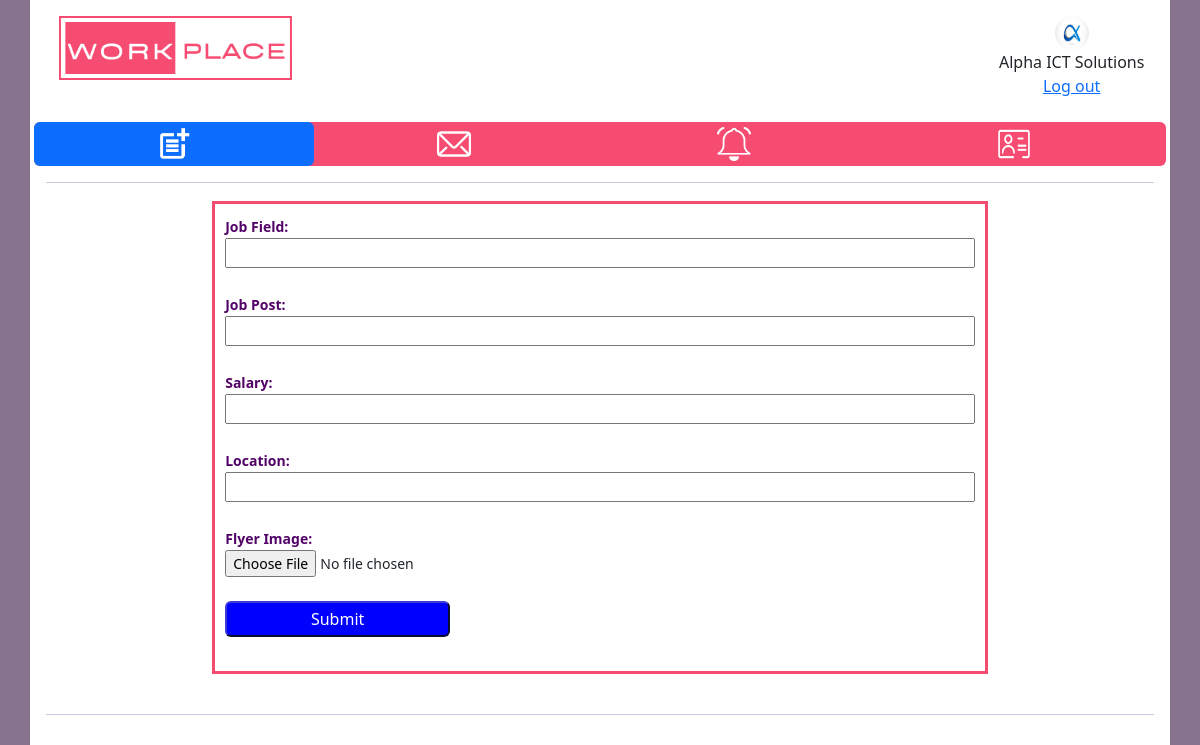
Page /addpost/01ca3045d3044f51b955e11f01f4c2c0/ on the committed database.
### WorkplaceApp/models.py (models this page shows)
class companyDataTable(models.Model):
    comid = models.UUIDField(default=uuid.uuid4, primary_key=True, editable=False, unique=True)
    companyname = models.CharField(max_length=100)
    comregno = models.CharField(max_length=500)
    address = models.TextField(blank=True, null=True)
    email = models.CharField(max_length=200)
    tel = models.CharField(max_length=50)
    preffield = models.CharField(max_length=300)
    linkedin = models.CharField(blank=True, null=True, max_length=1000)
    createtimestamp = models.DateTimeField(auto_now_add=True)
    updatetimestamp = models.DateTimeField(auto_now_add=True)
    profilepic = models.ImageField(null=True, blank=True)
    username = models.CharField(unique=True, max_length=200)
    password = models.CharField(max_length=100)

### WorkplaceApp/views.py (the view, shortened to what this page needs)
# urls.py: path('addpost/<str:comid>/', views.comaddpost, name="addpost"),
def comaddpost(request,comid):
    comdb = companyDataTable.objects.get(comid=comid)
    return render(request, "company/comaddpost.html",{'comdb':comdb})

### template/company/comaddpost.html (shortened to what this page needs)
<!DOCTYPE html>
<html>
<head>
	{% load static %}
	<link href="https://cdn.jsdelivr.net/npm/bootstrap@5.2.3/dist/css/bootstrap.min.css" rel="stylesheet">
  	<link href="{% static 'css/style.css' %} " rel="stylesheet">
</head>
<body style="background-color: #88738E;">
		<div class="container p-3" style="background-color: #ffffff;">
			<div class="row header">
				<div class="col-3 col-sm-3">
				<img src="{% static 'images/WorkplaceIcon.png' %}" alt="Company Logo" style=" height: 64px; width: auto;" class="companyLogo">
				</div>
				<div class="col-7 col-sm-7">
				</div>
				<div class="col-2 col-sm-2">
				<img src="{{comdb.profilepic.url}}" alt="User Icon" style="width: 34px; height: 34px;" class="usericon rounded-pill "><br>{{comdb.companyname}}<br><a href="{% url 'logout' %}">Log out</a>
				</div>
			</div>
			<br>
			<div class="row sticky">
			  <ul class="nav nav-pills nav-justified navbarclr">
			    <li class="nav-item">
			      <a class="nav-link active" href="{% url 'addpost' comdb.comid %}"> <img src="{% static 'images/icon/addpost.png' %}" alt="Add Posts" style="width: 34px; height: 34px;" class="btnicon"> </a>
			    </li>
			    <li class="nav-item">
			      <a class="nav-link" href="{% url 'commsg' comdb.comid %}"><img src="{% static 'images/icon/msgwhite.png' %}" alt="Messages" style="width: 34px; height: 34px;" class="btnicon"></a>
			    </li>
			    <li class="nav-item">
			      <a class="nav-link" href="{% url 'ComNotifications' comdb.comid %}"><img src="{% static 'images/icon/notificationwhite.png' %}" alt="Notifications" style="width: 34px; height: 34px;" class="btnicon"></a>
			    </li>
			    <li class="nav-item">
			      <a class="nav-link" href="{% url 'mypost' comdb.comid %}"><img src="{% static 'images/icon/mypost.png' %}" alt="My Posts" style="width: 34px; height: 34px;" class="btnicon"></a>
			    </li>
			  </ul>
			</div>
			<hr style="color:#242582; height:3px;">
            <div class="addpost">
                <form action="" method="POST" enctype="multipart/form-data">
                      <label for="jobfield" class="addpostlabel">Job Field:</label><br>
                      <input type="text" id="jobfield" name="jobfield" class="editposttextfield" required><br><br>
                      <label for="jobpost" class="addpostlabel">Job Post:</label><br>
                      <input type="text" id="jobpost" name="jobpost" class="editposttextfield" required><br><br>
                      <label for="salary" class="addpostlabel">Salary:</label><br>
                      <input type="text" id="salary" name="salary" class="editposttextfield"><br><br>
                      <label for="location" class="addpostlabel">Location:</label><br>
                      <input type="text" id="location" name="location" class="editposttextfield" required><br><br>
                      <label for="flyerimg" class="addpostlabel">Flyer Image:</label><br>
                      <input type="file" name="flyerimg" style="font-size:14px"; required><br><br>
                      <input type="submit" value="Submit" id="subBtn"><br><br>
                  </form>
            </div>
			<br>
			<hr style="color:#242582; height:3px;">
		</div>
</body>
</html>

### static/css/style.css (style rules this page uses)
.header { text-align: center; }
div.sticky { position: -webkit-sticky; position: sticky; top: 0; padding: 0px; }
.nav-item > a { padding: 5px; color: black }
.navbarclr { background-color: #f64c72; border-radius: 6px; }
#subBtn { color: white; background-color: blue; height: 36px; width: 30%; border-radius: 6px; border-color: #242582; }
.addpost { margin: auto; width: 70%; border: 3px solid #f64c72; padding: 10px; font-weight: bold; }
.editposttextfield { width: 100%; }
.addpostlabel { text-align: justify; font-size: 14px; color: #520367; }
:root { --primary-color:#242582; }

### rows in the picture
companyDataTable: profilepic (picture), companyname "Alpha ICT Solutions"
